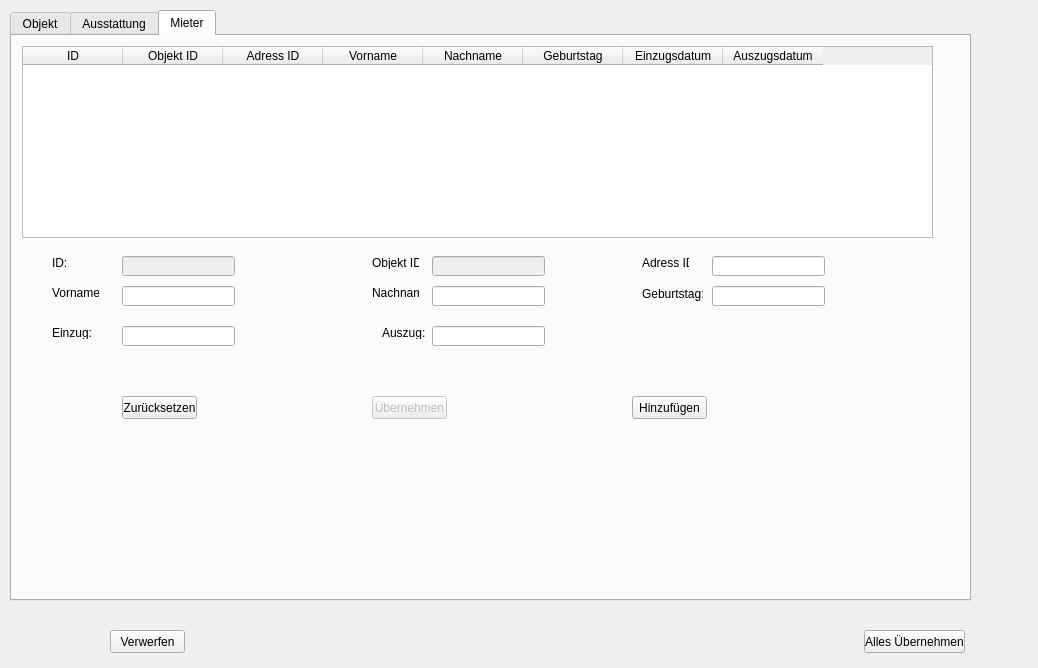
<?xml version="1.0" encoding="UTF-8"?>
<ui version="4.0">
 <class>QV_Objekt</class>
 <widget class="QWidget" name="QV_Objekt">
  <property name="geometry">
   <rect>
    <x>0</x>
    <y>0</y>
    <width>1038</width>
    <height>668</height>
   </rect>
  </property>
  <property name="windowTitle">
   <string>QV_Objekt</string>
  </property>
  <widget class="QTabWidget" name="tabWidget">
   <property name="geometry">
    <rect>
     <x>10</x>
     <y>10</y>
     <width>961</width>
     <height>591</height>
    </rect>
   </property>
   <property name="currentIndex">
    <number>2</number>
   </property>
   <widget class="QWidget" name="tab_object">
    <attribute name="title">
     <string>Objekt</string>
    </attribute>
    <widget class="QLabel" name="label">
     <property name="geometry">
      <rect>
       <x>50</x>
       <y>20</y>
       <width>51</width>
       <height>16</height>
      </rect>
     </property>
     <property name="text">
      <string>Objekt ID:</string>
     </property>
    </widget>
    <widget class="QLabel" name="label_2">
     <property name="geometry">
      <rect>
       <x>50</x>
       <y>60</y>
       <width>47</width>
       <height>13</height>
      </rect>
     </property>
     <property name="text">
      <string>Name:</string>
     </property>
    </widget>
    <widget class="QLabel" name="label_3">
     <property name="geometry">
      <rect>
       <x>50</x>
       <y>90</y>
       <width>47</width>
       <height>13</height>
      </rect>
     </property>
     <property name="text">
      <string>Straße:</string>
     </property>
    </widget>
    <widget class="QLabel" name="label_4">
     <property name="geometry">
      <rect>
       <x>50</x>
       <y>130</y>
       <width>47</width>
       <height>13</height>
      </rect>
     </property>
     <property name="text">
      <string>PLZ:</string>
     </property>
    </widget>
    <widget class="QLabel" name="label_5">
     <property name="geometry">
      <rect>
       <x>250</x>
       <y>130</y>
       <width>47</width>
       <height>13</height>
      </rect>
     </property>
     <property name="text">
      <string>Ort:</string>
     </property>
    </widget>
    <widget class="QLabel" name="label_6">
     <property name="geometry">
      <rect>
       <x>50</x>
       <y>160</y>
       <width>47</width>
       <height>13</height>
      </rect>
     </property>
     <property name="text">
      <string>Etage:</string>
     </property>
    </widget>
    <widget class="QLabel" name="label_7">
     <property name="geometry">
      <rect>
       <x>50</x>
       <y>190</y>
       <width>47</width>
       <height>13</height>
      </rect>
     </property>
     <property name="text">
      <string>Baujahr:</string>
     </property>
    </widget>
    <widget class="QLabel" name="label_8">
     <property name="geometry">
      <rect>
       <x>50</x>
       <y>230</y>
       <width>47</width>
       <height>13</height>
      </rect>
     </property>
     <property name="text">
      <string>Größe:</string>
     </property>
    </widget>
    <widget class="QLabel" name="label_9">
     <property name="geometry">
      <rect>
       <x>300</x>
       <y>220</y>
       <width>47</width>
       <height>13</height>
      </rect>
     </property>
     <property name="text">
      <string>Zimmer:</string>
     </property>
    </widget>
    <widget class="QLineEdit" name="tb_object_id">
     <property name="enabled">
      <bool>false</bool>
     </property>
     <property name="geometry">
      <rect>
       <x>120</x>
       <y>20</y>
       <width>113</width>
       <height>20</height>
      </rect>
     </property>
    </widget>
    <widget class="QLineEdit" name="tb_object_name">
     <property name="geometry">
      <rect>
       <x>120</x>
       <y>60</y>
       <width>341</width>
       <height>20</height>
      </rect>
     </property>
    </widget>
    <widget class="QLineEdit" name="tb_object_street">
     <property name="geometry">
      <rect>
       <x>120</x>
       <y>90</y>
       <width>341</width>
       <height>20</height>
      </rect>
     </property>
    </widget>
    <widget class="QLineEdit" name="tb_object_zip">
     <property name="geometry">
      <rect>
       <x>120</x>
       <y>120</y>
       <width>113</width>
       <height>20</height>
      </rect>
     </property>
    </widget>
    <widget class="QLineEdit" name="tb_object_city">
     <property name="geometry">
      <rect>
       <x>280</x>
       <y>120</y>
       <width>181</width>
       <height>20</height>
      </rect>
     </property>
    </widget>
    <widget class="QLineEdit" name="tb_object_etage">
     <property name="geometry">
      <rect>
       <x>120</x>
       <y>160</y>
       <width>113</width>
       <height>20</height>
      </rect>
     </property>
    </widget>
    <widget class="QLineEdit" name="tb_object_year">
     <property name="geometry">
      <rect>
       <x>120</x>
       <y>190</y>
       <width>113</width>
       <height>20</height>
      </rect>
     </property>
    </widget>
    <widget class="QLineEdit" name="tb_object_size">
     <property name="geometry">
      <rect>
       <x>120</x>
       <y>220</y>
       <width>113</width>
       <height>20</height>
      </rect>
     </property>
    </widget>
    <widget class="QLineEdit" name="tb_object_zimmer">
     <property name="geometry">
      <rect>
       <x>350</x>
       <y>220</y>
       <width>113</width>
       <height>20</height>
      </rect>
     </property>
    </widget>
   </widget>
   <widget class="QWidget" name="tab_equipment">
    <attribute name="title">
     <string>Ausstattung</string>
    </attribute>
    <widget class="QTableWidget" name="tbl_equipment">
     <property name="geometry">
      <rect>
       <x>10</x>
       <y>10</y>
       <width>931</width>
       <height>192</height>
      </rect>
     </property>
     <column>
      <property name="text">
       <string>ID</string>
      </property>
     </column>
     <column>
      <property name="text">
       <string>Objekt ID</string>
      </property>
     </column>
     <column>
      <property name="text">
       <string>Erstellungsdatum</string>
      </property>
     </column>
     <column>
      <property name="text">
       <string>Fußboden</string>
      </property>
     </column>
     <column>
      <property name="text">
       <string>Sicherung</string>
      </property>
     </column>
     <column>
      <property name="text">
       <string>Absicherung [A]</string>
      </property>
     </column>
     <column>
      <property name="text">
       <string>Bad|Dusche</string>
      </property>
     </column>
     <column>
      <property name="text">
       <string>Waschmaschinenanschl.</string>
      </property>
     </column>
     <column>
      <property name="text">
       <string>Balkon vorhanden</string>
      </property>
     </column>
     <column>
      <property name="text">
       <string>Kabelanschluss</string>
      </property>
     </column>
     <column>
      <property name="text">
       <string>FTTH</string>
      </property>
     </column>
     <column>
      <property name="text">
       <string>Heizungsart</string>
      </property>
     </column>
     <column>
      <property name="text">
       <string>weiteres</string>
      </property>
     </column>
    </widget>
    <widget class="QLabel" name="label_10">
     <property name="geometry">
      <rect>
       <x>50</x>
       <y>230</y>
       <width>47</width>
       <height>13</height>
      </rect>
     </property>
     <property name="text">
      <string>ID:</string>
     </property>
    </widget>
    <widget class="QLabel" name="label_11">
     <property name="geometry">
      <rect>
       <x>300</x>
       <y>230</y>
       <width>47</width>
       <height>13</height>
      </rect>
     </property>
     <property name="text">
      <string>Objekt ID:</string>
     </property>
    </widget>
    <widget class="QLabel" name="label_12">
     <property name="geometry">
      <rect>
       <x>50</x>
       <y>250</y>
       <width>91</width>
       <height>16</height>
      </rect>
     </property>
     <property name="text">
      <string>Erstellungsdatum:</string>
     </property>
    </widget>
    <widget class="QLabel" name="label_13">
     <property name="geometry">
      <rect>
       <x>300</x>
       <y>250</y>
       <width>71</width>
       <height>16</height>
      </rect>
     </property>
     <property name="text">
      <string>Fußbodenart:</string>
     </property>
    </widget>
    <widget class="QLabel" name="label_14">
     <property name="geometry">
      <rect>
       <x>50</x>
       <y>280</y>
       <width>61</width>
       <height>16</height>
      </rect>
     </property>
     <property name="text">
      <string>Sicherung:</string>
     </property>
    </widget>
    <widget class="QLabel" name="label_15">
     <property name="geometry">
      <rect>
       <x>310</x>
       <y>280</y>
       <width>121</width>
       <height>16</height>
      </rect>
     </property>
     <property name="text">
      <string>Absicherung in Ampere:</string>
     </property>
    </widget>
    <widget class="QLabel" name="label_16">
     <property name="geometry">
      <rect>
       <x>50</x>
       <y>310</y>
       <width>81</width>
       <height>16</height>
      </rect>
     </property>
     <property name="text">
      <string>Bad | Dusche</string>
     </property>
    </widget>
    <widget class="QLabel" name="label_17">
     <property name="geometry">
      <rect>
       <x>300</x>
       <y>310</y>
       <width>141</width>
       <height>16</height>
      </rect>
     </property>
     <property name="text">
      <string>Waschmaschinenanschluss:</string>
     </property>
    </widget>
    <widget class="QLabel" name="label_18">
     <property name="geometry">
      <rect>
       <x>60</x>
       <y>340</y>
       <width>47</width>
       <height>13</height>
      </rect>
     </property>
     <property name="text">
      <string>Balkon:</string>
     </property>
    </widget>
    <widget class="QLabel" name="label_19">
     <property name="geometry">
      <rect>
       <x>310</x>
       <y>340</y>
       <width>81</width>
       <height>16</height>
      </rect>
     </property>
     <property name="text">
      <string>Kabelanschluss:</string>
     </property>
    </widget>
    <widget class="QLabel" name="label_20">
     <property name="geometry">
      <rect>
       <x>60</x>
       <y>370</y>
       <width>47</width>
       <height>13</height>
      </rect>
     </property>
     <property name="text">
      <string>FTTH:</string>
     </property>
    </widget>
    <widget class="QLabel" name="label_21">
     <property name="geometry">
      <rect>
       <x>310</x>
       <y>370</y>
       <width>71</width>
       <height>16</height>
      </rect>
     </property>
     <property name="text">
      <string>Heizungsart:</string>
     </property>
    </widget>
    <widget class="QLabel" name="label_22">
     <property name="geometry">
      <rect>
       <x>50</x>
       <y>400</y>
       <width>47</width>
       <height>13</height>
      </rect>
     </property>
     <property name="text">
      <string>Weiteres:</string>
     </property>
    </widget>
    <widget class="QLineEdit" name="tb_e_id">
     <property name="enabled">
      <bool>false</bool>
     </property>
     <property name="geometry">
      <rect>
       <x>140</x>
       <y>230</y>
       <width>113</width>
       <height>20</height>
      </rect>
     </property>
    </widget>
    <widget class="QLineEdit" name="tb_e_objectid">
     <property name="enabled">
      <bool>false</bool>
     </property>
     <property name="geometry">
      <rect>
       <x>390</x>
       <y>230</y>
       <width>113</width>
       <height>20</height>
      </rect>
     </property>
    </widget>
    <widget class="QLineEdit" name="tb_e_creation">
     <property name="geometry">
      <rect>
       <x>140</x>
       <y>250</y>
       <width>113</width>
       <height>20</height>
      </rect>
     </property>
    </widget>
    <widget class="QLineEdit" name="tb_e_fussboden">
     <property name="geometry">
      <rect>
       <x>390</x>
       <y>250</y>
       <width>171</width>
       <height>20</height>
      </rect>
     </property>
    </widget>
    <widget class="QLineEdit" name="tb_e_fusevalue">
     <property name="geometry">
      <rect>
       <x>430</x>
       <y>280</y>
       <width>131</width>
       <height>20</height>
      </rect>
     </property>
    </widget>
    <widget class="QLineEdit" name="tb_e_waschmaschine">
     <property name="geometry">
      <rect>
       <x>440</x>
       <y>310</y>
       <width>121</width>
       <height>20</height>
      </rect>
     </property>
    </widget>
    <widget class="QLineEdit" name="tb_e_bad">
     <property name="geometry">
      <rect>
       <x>130</x>
       <y>310</y>
       <width>151</width>
       <height>20</height>
      </rect>
     </property>
    </widget>
    <widget class="QLineEdit" name="tb_e_balkon">
     <property name="geometry">
      <rect>
       <x>130</x>
       <y>340</y>
       <width>151</width>
       <height>20</height>
      </rect>
     </property>
    </widget>
    <widget class="QLineEdit" name="tb_e_kabelanschluss">
     <property name="geometry">
      <rect>
       <x>400</x>
       <y>340</y>
       <width>161</width>
       <height>20</height>
      </rect>
     </property>
    </widget>
    <widget class="QLineEdit" name="tb_ftth">
     <property name="geometry">
      <rect>
       <x>130</x>
       <y>370</y>
       <width>151</width>
       <height>20</height>
      </rect>
     </property>
    </widget>
    <widget class="QLineEdit" name="tb_heizung">
     <property name="geometry">
      <rect>
       <x>400</x>
       <y>370</y>
       <width>161</width>
       <height>20</height>
      </rect>
     </property>
    </widget>
    <widget class="QTextEdit" name="tb_weiteres">
     <property name="geometry">
      <rect>
       <x>130</x>
       <y>400</y>
       <width>431</width>
       <height>91</height>
      </rect>
     </property>
    </widget>
    <widget class="QComboBox" name="cb_sicherung">
     <property name="geometry">
      <rect>
       <x>130</x>
       <y>280</y>
       <width>151</width>
       <height>22</height>
      </rect>
     </property>
     <item>
      <property name="text">
       <string>Schmelzsicherung</string>
      </property>
     </item>
     <item>
      <property name="text">
       <string>Sicherungsautomat</string>
      </property>
     </item>
    </widget>
    <widget class="QPushButton" name="btn_reset">
     <property name="geometry">
      <rect>
       <x>100</x>
       <y>510</y>
       <width>75</width>
       <height>23</height>
      </rect>
     </property>
     <property name="text">
      <string>Zurücksetzen</string>
     </property>
    </widget>
    <widget class="QPushButton" name="btn_save">
     <property name="enabled">
      <bool>false</bool>
     </property>
     <property name="geometry">
      <rect>
       <x>260</x>
       <y>510</y>
       <width>75</width>
       <height>23</height>
      </rect>
     </property>
     <property name="text">
      <string>Übernehmen</string>
     </property>
    </widget>
    <widget class="QPushButton" name="btn_add">
     <property name="geometry">
      <rect>
       <x>440</x>
       <y>510</y>
       <width>75</width>
       <height>23</height>
      </rect>
     </property>
     <property name="text">
      <string>Hinzufügen</string>
     </property>
    </widget>
   </widget>
   <widget class="QWidget" name="tab_tennant">
    <attribute name="title">
     <string>Mieter</string>
    </attribute>
    <widget class="QTableWidget" name="tbl_tennant">
     <property name="geometry">
      <rect>
       <x>10</x>
       <y>10</y>
       <width>911</width>
       <height>192</height>
      </rect>
     </property>
     <column>
      <property name="text">
       <string>ID</string>
      </property>
     </column>
     <column>
      <property name="text">
       <string>Objekt ID</string>
      </property>
     </column>
     <column>
      <property name="text">
       <string>Adress ID</string>
      </property>
     </column>
     <column>
      <property name="text">
       <string>Vorname</string>
      </property>
     </column>
     <column>
      <property name="text">
       <string>Nachname</string>
      </property>
     </column>
     <column>
      <property name="text">
       <string>Geburtstag</string>
      </property>
     </column>
     <column>
      <property name="text">
       <string>Einzugsdatum</string>
      </property>
     </column>
     <column>
      <property name="text">
       <string>Auszugsdatum</string>
      </property>
     </column>
    </widget>
    <widget class="QLabel" name="label_23">
     <property name="geometry">
      <rect>
       <x>40</x>
       <y>220</y>
       <width>47</width>
       <height>13</height>
      </rect>
     </property>
     <property name="text">
      <string>ID:</string>
     </property>
    </widget>
    <widget class="QLabel" name="label_24">
     <property name="geometry">
      <rect>
       <x>360</x>
       <y>220</y>
       <width>47</width>
       <height>13</height>
      </rect>
     </property>
     <property name="text">
      <string>Objekt ID</string>
     </property>
    </widget>
    <widget class="QLabel" name="label_25">
     <property name="geometry">
      <rect>
       <x>630</x>
       <y>220</y>
       <width>47</width>
       <height>13</height>
      </rect>
     </property>
     <property name="text">
      <string>Adress ID</string>
     </property>
    </widget>
    <widget class="QLabel" name="label_26">
     <property name="geometry">
      <rect>
       <x>40</x>
       <y>250</y>
       <width>47</width>
       <height>13</height>
      </rect>
     </property>
     <property name="text">
      <string>Vorname:</string>
     </property>
    </widget>
    <widget class="QLabel" name="label_27">
     <property name="geometry">
      <rect>
       <x>360</x>
       <y>250</y>
       <width>47</width>
       <height>13</height>
      </rect>
     </property>
     <property name="text">
      <string>Nachname:</string>
     </property>
    </widget>
    <widget class="QLabel" name="label_28">
     <property name="geometry">
      <rect>
       <x>630</x>
       <y>250</y>
       <width>61</width>
       <height>16</height>
      </rect>
     </property>
     <property name="text">
      <string>Geburtstag:</string>
     </property>
    </widget>
    <widget class="QLabel" name="label_29">
     <property name="geometry">
      <rect>
       <x>40</x>
       <y>290</y>
       <width>47</width>
       <height>13</height>
      </rect>
     </property>
     <property name="text">
      <string>Einzug:</string>
     </property>
    </widget>
    <widget class="QLabel" name="label_30">
     <property name="geometry">
      <rect>
       <x>370</x>
       <y>290</y>
       <width>47</width>
       <height>13</height>
      </rect>
     </property>
     <property name="text">
      <string>Auszug:</string>
     </property>
    </widget>
    <widget class="QLineEdit" name="tb_t_id">
     <property name="enabled">
      <bool>false</bool>
     </property>
     <property name="geometry">
      <rect>
       <x>110</x>
       <y>220</y>
       <width>113</width>
       <height>20</height>
      </rect>
     </property>
    </widget>
    <widget class="QLineEdit" name="tb_ob_id">
     <property name="enabled">
      <bool>false</bool>
     </property>
     <property name="geometry">
      <rect>
       <x>420</x>
       <y>220</y>
       <width>113</width>
       <height>20</height>
      </rect>
     </property>
    </widget>
    <widget class="QLineEdit" name="tb_t_aid">
     <property name="geometry">
      <rect>
       <x>700</x>
       <y>220</y>
       <width>113</width>
       <height>20</height>
      </rect>
     </property>
    </widget>
    <widget class="QLineEdit" name="tb_t_vorname">
     <property name="geometry">
      <rect>
       <x>110</x>
       <y>250</y>
       <width>113</width>
       <height>20</height>
      </rect>
     </property>
    </widget>
    <widget class="QLineEdit" name="tb_t_nachname">
     <property name="geometry">
      <rect>
       <x>420</x>
       <y>250</y>
       <width>113</width>
       <height>20</height>
      </rect>
     </property>
    </widget>
    <widget class="QLineEdit" name="tb_t_geburtstag">
     <property name="geometry">
      <rect>
       <x>700</x>
       <y>250</y>
       <width>113</width>
       <height>20</height>
      </rect>
     </property>
    </widget>
    <widget class="QLineEdit" name="tb_t_einzug">
     <property name="geometry">
      <rect>
       <x>110</x>
       <y>290</y>
       <width>113</width>
       <height>20</height>
      </rect>
     </property>
    </widget>
    <widget class="QLineEdit" name="tb_t_auszug">
     <property name="geometry">
      <rect>
       <x>420</x>
       <y>290</y>
       <width>113</width>
       <height>20</height>
      </rect>
     </property>
    </widget>
    <widget class="QPushButton" name="btn_t_reset">
     <property name="geometry">
      <rect>
       <x>110</x>
       <y>360</y>
       <width>75</width>
       <height>23</height>
      </rect>
     </property>
     <property name="text">
      <string>Zurücksetzen</string>
     </property>
    </widget>
    <widget class="QPushButton" name="btn_t_save">
     <property name="enabled">
      <bool>false</bool>
     </property>
     <property name="geometry">
      <rect>
       <x>360</x>
       <y>360</y>
       <width>75</width>
       <height>23</height>
      </rect>
     </property>
     <property name="text">
      <string>Übernehmen</string>
     </property>
    </widget>
    <widget class="QPushButton" name="btn_t_add">
     <property name="geometry">
      <rect>
       <x>620</x>
       <y>360</y>
       <width>75</width>
       <height>23</height>
      </rect>
     </property>
     <property name="text">
      <string>Hinzufügen</string>
     </property>
    </widget>
   </widget>
  </widget>
  <widget class="QPushButton" name="btn_accept">
   <property name="geometry">
    <rect>
     <x>864</x>
     <y>630</y>
     <width>101</width>
     <height>23</height>
    </rect>
   </property>
   <property name="text">
    <string>Alles Übernehmen</string>
   </property>
  </widget>
  <widget class="QPushButton" name="btn_close">
   <property name="geometry">
    <rect>
     <x>110</x>
     <y>630</y>
     <width>75</width>
     <height>23</height>
    </rect>
   </property>
   <property name="text">
    <string>Verwerfen</string>
   </property>
  </widget>
 </widget>
 <layoutdefault spacing="6" margin="11"/>
 <resources/>
 <connections/>
</ui>
